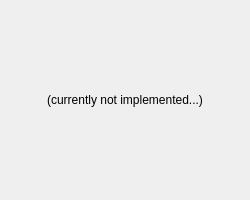
<?xml version="1.0" encoding="UTF-8"?>
<ui version="4.0">
 <class>procConvPsWidget</class>
 <widget class="QWidget" name="procConvPsWidget">
  <property name="geometry">
   <rect>
    <x>0</x>
    <y>0</y>
    <width>250</width>
    <height>200</height>
   </rect>
  </property>
  <property name="windowTitle">
   <string>Form</string>
  </property>
  <layout class="QHBoxLayout" name="horizontalLayout">
   <item>
    <widget class="QLabel" name="fixThis_lbl">
     <property name="text">
      <string>(currently not implemented...)</string>
     </property>
     <property name="alignment">
      <set>Qt::AlignCenter</set>
     </property>
    </widget>
   </item>
  </layout>
 </widget>
 <resources/>
 <connections/>
</ui>
